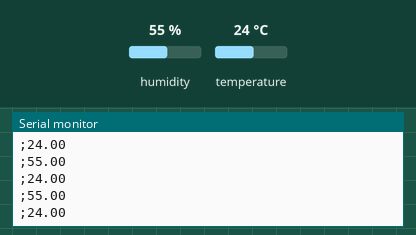
Bench run of a sketch on a simulated Arduino Uno, built with avr-gcc and run on an emulated ATmega328P. Parts: the last lines printed to the serial monitor. The inputs (shaded band) are chosen by the test bench; at power-on: humidity 55 %, temperature 24 °C.

Above: at 2.8 s.
2.9 s: humidity set to 22 %
At 3.9 s:
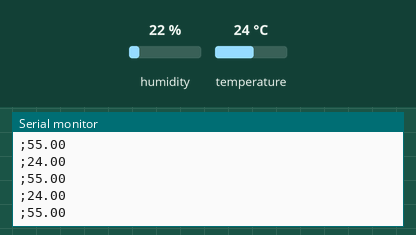
5.6 s: temperature set to 12 °C
At 6.3 s:
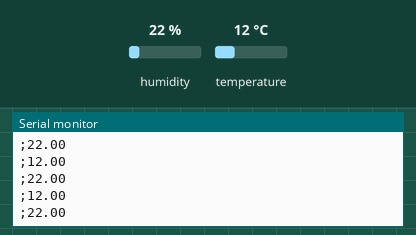
8.3 s: humidity set to 40 %
At 9.2 s:
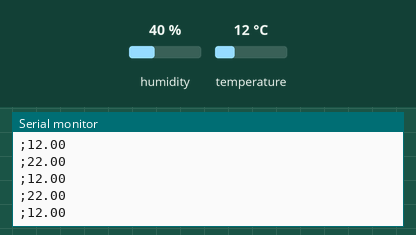
Timing chart, 0 to 11.3 s (numbered marks = the images above; inputs shaded):
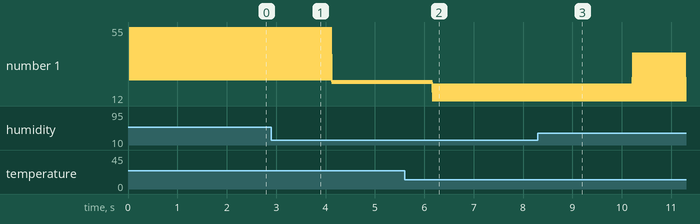

Measured:
- after the input at 5.6 s, the serial monitor: prints a new line after 0.57 s (image 2)
- plotted number 1: 24 → 22 after the input at 2.9 s, 22 → 40 after the input at 8.3 s

The sketch:

dht11.ino
```cpp
#include "DHT.h"
#define dht_type DHT11

int dht_pin = A2;
DHT dht_1 = DHT(dht_pin, dht_type); //pode-se configurar diversos sensores DHTxx


void setup() {
  // put your setup code here, to run once:
  dht_1.begin();
  Serial.begin(9600);
}

void loop() {
  // put your main code here, to run repeatedly:
  float umidade = dht_1.readHumidity();
  float temperatura = dht_1.readTemperature();
  if (isnan(temperatura) or isnan(umidade))
  {
    Serial.println("Erro ao ler o DHT");
  }
  else
  {
    Serial.println(umidade);
    Serial.print(";");
    Serial.println(temperatura);
    Serial.print(";");
   }
}
```
